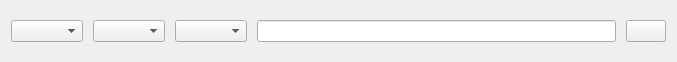
<?xml version="1.0" encoding="UTF-8"?>
<ui version="4.0">
 <class>queryItem</class>
 <widget class="QWidget" name="queryItem">
  <property name="geometry">
   <rect>
    <x>0</x>
    <y>0</y>
    <width>677</width>
    <height>62</height>
   </rect>
  </property>
  <property name="windowTitle">
   <string>Form</string>
  </property>
  <layout class="QHBoxLayout" name="horizontalLayout">
   <property name="spacing">
    <number>10</number>
   </property>
   <item>
    <widget class="QComboBox" name="comboBox"/>
   </item>
   <item>
    <widget class="QComboBox" name="comboBox_key"/>
   </item>
   <item>
    <widget class="QComboBox" name="comboBox_equal"/>
   </item>
   <item>
    <widget class="QLineEdit" name="lineEdit"/>
   </item>
   <item>
    <widget class="QPushButton" name="pushButton_close">
     <property name="text">
      <string/>
     </property>
     <property name="isIconNoPadding" stdset="0">
      <bool>true</bool>
     </property>
    </widget>
   </item>
  </layout>
 </widget>
 <resources/>
 <connections/>
</ui>
